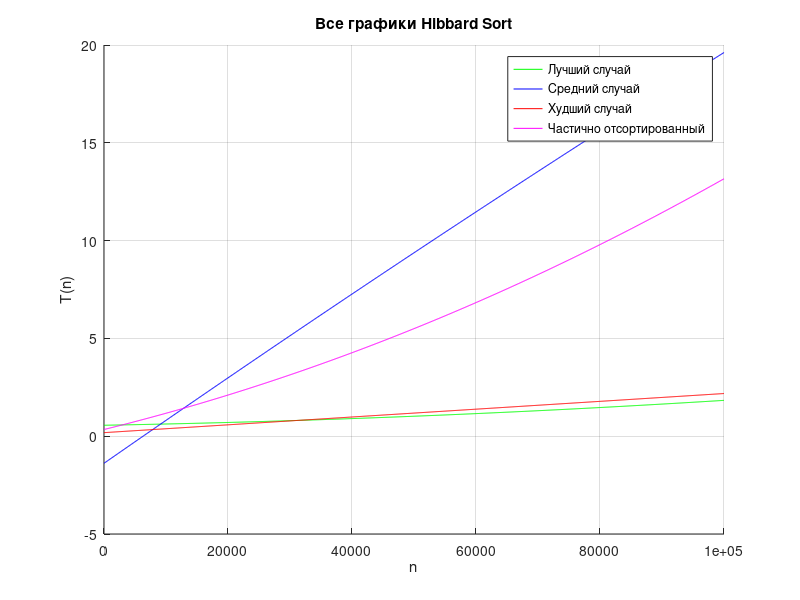

Write the MATLAB code that produced this figure.
x = [0, 10000, 20000, 30000, 40000, 50000, 60000, 70000, 80000, 90000, 100000];

y_best = [0, 1, 1, 1, 1, 1, 1, 1, 1, 2, 2];
y_average = [0, 4, 2, 3, 4, 5, 7, 8, 47, 11, 11];
y_worst = [0, 1, 0, 1, 1, 1, 1, 2, 2, 2, 2];
y_ch = [0, 2, 2, 3, 4, 5, 7, 8, 10, 13, 12];

p1 = polyfit(x, y_best, 2);
p2 = polyfit(x, y_average, 2);
p3 = polyfit(x, y_worst, 2);
p4 = polyfit(x, y_ch, 2);

x_values = linspace(0, 100000, 1000);

y_values_best = polyval(p1, x_values);
y_values_awerage = polyval(p2, x_values);
y_values_worst = polyval(p3, x_values);
y_values_ch = polyval(p4, x_values);

figure;

hold on;

plot(x_values, y_values_best, 'g', 'DisplayName', 'Лучший случай');
plot(x_values, y_values_awerage, 'b', 'DisplayName', 'Средний случай');
plot(x_values, y_values_worst, 'r', 'DisplayName', 'Худший случай');
plot(x_values, y_values_ch, 'm', 'DisplayName', 'Частично отсортированный');

title('Все графики Hibbard Sort');
xlabel('n');
ylabel('T(n)');
legend;
grid on;
hold off;